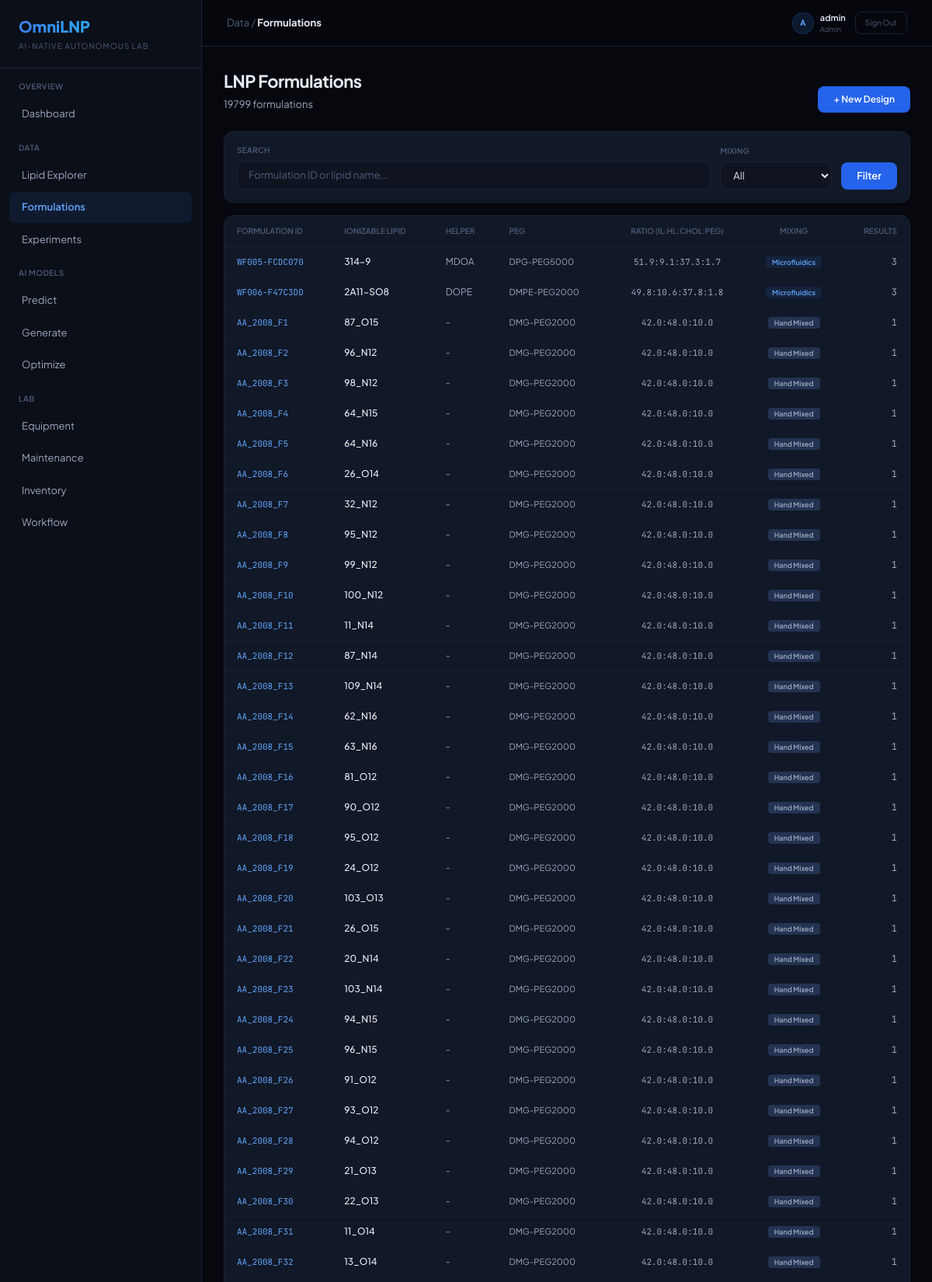
Page /formulations/ (signed in, upper part) on the committed database.
### accounts/models.py (models this page shows, shortened)
class User(AbstractUser):
    class Role(models.TextChoices):
        ADMIN = "admin", "Admin"
        RESEARCHER = "researcher", "Researcher"
        OPERATOR = "operator", "Operator"
        VIEWER = "viewer", "Viewer"
    role = models.CharField(max_length=20, choices=Role.choices, default=Role.RESEARCHER)
    organization = models.CharField(max_length=200, blank=True, default="")
    bio = models.TextField(blank=True, default="")

### formulations/models.py (models this page shows, shortened)
class LNPFormulation(models.Model):
    class MixingMethod(models.TextChoices):
        MICROFLUIDICS = "microfluidics", "Microfluidics"
        HANDMIXED = "handmixed", "Hand Mixed"
    class Source(models.TextChoices):
        LNPDB = "lnpdb", "LNPDB"
        DESIGNED = "designed", "AI Designed"
        MANUAL = "manual", "Manual"
    formulation_id = models.CharField(max_length=100, unique=True, db_index=True)
    ionizable_lipid = models.ForeignKey(
        "compounds.IonizableLipid", on_delete=models.CASCADE, related_name="formulations"
    )
    il_molratio = models.FloatField(help_text="Ionizable lipid molar ratio")
    helper_lipid = models.ForeignKey(
        "compounds.HelperLipid", on_delete=models.SET_NULL, null=True, blank=True, related_name="formulations"
    )
    hl_molratio = models.FloatField(null=True, blank=True)
    cholesterol = models.ForeignKey(
        "compounds.Cholesterol", on_delete=models.SET_NULL, null=True, blank=True, related_name="formulations"
    )
    chl_molratio = models.FloatField(null=True, blank=True)
    peg_lipid = models.ForeignKey(
        "compounds.PEGLipid", on_delete=models.SET_NULL, null=True, blank=True, related_name="formulations"
    )
    peg_molratio = models.FloatField(null=True, blank=True)
    fifth_component_name = models.CharField(max_length=200, blank=True, default="")
    fifth_component_smiles = models.TextField(blank=True, default="")
    fifth_component_molratio = models.FloatField(null=True, blank=True)
    il_to_na_massratio = models.FloatField(null=True, blank=True, help_text="IL:nucleic acid mass ratio")
    il_to_na_chargeratio = models.FloatField(null=True, blank=True, help_text="IL:nucleic acid charge ratio (N/P)")
    mixing_method = models.CharField(max_length=20, choices=MixingMethod.choices, default=MixingMethod.MICROFLUIDICS)
    aqueous_buffer = models.CharField(max_length=200, blank=True, default="")
    dialysis_buffer = models.CharField(max_length=200, blank=True, default="")
    source = models.CharField(max_length=20, choices=Source.choices, default=Source.LNPDB)
    created_at = models.DateTimeField(auto_now_add=True)
    class Meta:
        ordering = ["-created_at"]
    @property
    def composition_str(self):
        parts = [f"{self.il_molratio}"]
        if self.hl_molratio: parts.append(f"{self.hl_molratio}")
        if self.chl_molratio: parts.append(f"{self.chl_molratio}")
        if self.peg_molratio: parts.append(f"{self.peg_molratio}")
        return ":".join(parts)

### compounds/models.py (models this page shows, shortened)
class IonizableLipid(models.Model):
    class Source(models.TextChoices):
        LNPDB = "lnpdb", "LNPDB"
        LITERATURE = "literature", "Literature"
        GENERATED = "generated", "AI Generated"
        SYNTHESIZED = "synthesized", "Synthesized"
    name = models.CharField(max_length=300, db_index=True)
    smiles = models.TextField(db_index=True)
    protonated_smiles = models.TextField(blank=True, default="")
    head_group = models.ForeignKey(HeadGroup, on_delete=models.SET_NULL, null=True, blank=True, related_name="lipids")
    linker = models.ForeignKey(Linker, on_delete=models.SET_NULL, null=True, blank=True, related_name="lipids")
    tail1 = models.ForeignKey(Tail, on_delete=models.SET_NULL, null=True, blank=True, related_name="lipids_tail1")
    tail2 = models.ForeignKey(Tail, on_delete=models.SET_NULL, null=True, blank=True, related_name="lipids_tail2")
    tail3 = models.ForeignKey(Tail, on_delete=models.SET_NULL, null=True, blank=True, related_name="lipids_tail3")
    tail4 = models.ForeignKey(Tail, on_delete=models.SET_NULL, null=True, blank=True, related_name="lipids_tail4")
    molecular_weight = models.FloatField(null=True, blank=True, db_index=True)
    logp = models.FloatField(null=True, blank=True, db_index=True)
    tpsa = models.FloatField(null=True, blank=True, help_text="Topological Polar Surface Area")
    heavy_atoms = models.IntegerField(null=True, blank=True)
    rings = models.IntegerField(null=True, blank=True)
    aromatic_rings = models.IntegerField(null=True, blank=True)
    rotatable_bonds = models.IntegerField(null=True, blank=True)
    vdw_volume = models.FloatField(null=True, blank=True, help_text="van der Waals Volume")
    hbd = models.IntegerField(null=True, blank=True, help_text="H-Bond Donors")
    hba = models.IntegerField(null=True, blank=True, help_text="H-Bond Acceptors")
    molar_refractivity = models.FloatField(null=True, blank=True)
    fsp3 = models.FloatField(null=True, blank=True, help_text="Fraction sp3 Carbons")
    sp3_carbons = models.IntegerField(null=True, blank=True)
    nitrogen_count = models.IntegerField(null=True, blank=True)
    has_ester = models.BooleanField(default=False)
    has_carbonate = models.BooleanField(default=False)
    has_disulfide = models.BooleanField(default=False)
    source = models.CharField(max_length=20, choices=Source.choices, default=Source.LNPDB)
    publication_link = models.URLField(blank=True, default="")
    publication_pmid = models.CharField(max_length=20, blank=True, default="")
    created_at = models.DateTimeField(auto_now_add=True)
    class Meta:
        ordering = ["name"]
        indexes = [
            models.Index(fields=["molecular_weight", "logp"]),
            models.Index(fields=["has_ester", "has_carbonate", "has_disulfide"]),
        ]

class HelperLipid(models.Model):
    name = models.CharField(max_length=200, unique=True)
    smiles = models.TextField(blank=True, default="")
    description = models.TextField(blank=True, default="")

class PEGLipid(models.Model):
    name = models.CharField(max_length=200, unique=True)
    smiles = models.TextField(blank=True, default="")

### formulations/views.py (the view)
# urls.py: path("", views.formulation_list, name="list"),
@login_required
def formulation_list(request):
    qs = LNPFormulation.objects.select_related(
        "ionizable_lipid", "helper_lipid", "cholesterol", "peg_lipid"
    ).annotate(result_count=Count("results"))
    q = request.GET.get("q", "").strip()
    if q:
        qs = qs.filter(
            Q(formulation_id__icontains=q) |
            Q(ionizable_lipid__name__icontains=q)
        )
    mixing = request.GET.get("mixing")
    if mixing:
        qs = qs.filter(mixing_method=mixing)
    cargo = request.GET.get("cargo")
    if cargo:
        qs = qs.filter(results__experiment__cargo=cargo).distinct()
    sort = request.GET.get("sort", "-result_count")
    qs = qs.order_by(sort)
    paginator = Paginator(qs, 50)
    page = paginator.get_page(request.GET.get("page", 1))
    ctx = {"page": page, "query": q, "total": qs.count(), "sort": sort}
    if request.headers.get("HX-Request"):
        return render(request, "formulations/_table.html", ctx)
    return render(request, "formulations/list.html", ctx)

### templates/formulations/list.html (shortened to what this page needs)
{% extends "base/base.html" %}
{% block breadcrumb %}Data / <strong class="text-dark-50">Formulations</strong>{% endblock %}
{% block content %}
<div class="flex justify-between items-end mb-6">
  <div>
    <h2 class="text-[22px] font-bold tracking-tight">LNP Formulations</h2>
    <p class="text-[13px] text-dark-100 mt-1">{{ total|default:"0" }} formulations</p>
  </div>
  <a href="{% url 'formulations:designer' %}" class="px-5 py-2 bg-blue-600 hover:bg-blue-500 text-white rounded-lg text-[12px] font-semibold">+ New Design</a>
</div>
<div class="bg-dark-600 border border-dark-400 rounded-xl p-4 mb-4">
  <form method="get" class="flex flex-wrap gap-3 items-end">
    <div class="flex-1 min-w-[240px]">
      <label class="text-[10px] text-dark-200 font-semibold uppercase tracking-wide block mb-1.5">Search</label>
      <input type="text" name="q" value="{{ query }}" placeholder="Formulation ID or lipid name..."
        class="w-full bg-dark-700 border border-dark-400 rounded-lg px-3.5 py-2 text-[13px] text-dark-50 placeholder-dark-200 focus:border-blue-500 focus:outline-none">
    </div>
    <div class="w-36">
      <label class="text-[10px] text-dark-200 font-semibold uppercase tracking-wide block mb-1.5">Mixing</label>
      <select name="mixing" class="w-full bg-dark-700 border border-dark-400 rounded-lg px-3 py-2 text-[13px] text-dark-50 focus:border-blue-500 focus:outline-none">
        <option value="">All</option>
      </select>
    </div>
    <button type="submit" class="px-5 py-2 bg-blue-600 hover:bg-blue-500 text-white rounded-lg text-[13px] font-semibold">Filter</button>
  </form>
</div>
<div class="bg-dark-600 border border-dark-400 rounded-xl overflow-hidden">
  <div class="overflow-x-auto">
    <table class="w-full text-[12px]">
      <thead><tr class="border-b border-dark-400">
        <th class="text-left px-4 py-3 text-[10px] text-dark-200 uppercase font-semibold">Formulation ID</th>
        <th class="text-left px-4 py-3 text-[10px] text-dark-200 uppercase font-semibold">Ionizable Lipid</th>
        <th class="text-left px-4 py-3 text-[10px] text-dark-200 uppercase font-semibold">Helper</th>
        <th class="text-left px-4 py-3 text-[10px] text-dark-200 uppercase font-semibold">PEG</th>
        <th class="text-center px-4 py-3 text-[10px] text-dark-200 uppercase font-semibold">Ratio (IL:HL:Chol:PEG)</th>
        <th class="text-center px-4 py-3 text-[10px] text-dark-200 uppercase font-semibold">Mixing</th>
        <th class="text-right px-4 py-3 text-[10px] text-dark-200 uppercase font-semibold">Results</th>
      </tr></thead>
      <tbody>
        {% for f in page %}
        <tr class="border-b border-white/[0.03] hover:bg-blue-500/[0.03]">
          <td class="px-4 py-2.5 font-mono text-[11px] text-blue-400">{{ f.formulation_id|truncatechars:20 }}</td>
          <td class="px-4 py-2.5 font-medium">
            <a href="{% url 'compounds:detail' f.ionizable_lipid.pk %}" class="hover:text-blue-400">{{ f.ionizable_lipid.name|truncatechars:25 }}</a>
          </td>
          <td class="px-4 py-2.5 text-dark-100">{{ f.helper_lipid.name|default:"-" }}</td>
          <td class="px-4 py-2.5 text-dark-100 text-[11px]">{{ f.peg_lipid.name|default:"-"|truncatechars:15 }}</td>
          <td class="px-4 py-2.5 text-center font-mono text-[11px] text-dark-100">{{ f.composition_str }}</td>
          <td class="px-4 py-2.5 text-center">
            <span class="px-2 py-0.5 rounded text-[9px] font-semibold {% if f.mixing_method == 'microfluidics' %}bg-blue-500/10 text-blue-400{% else %}bg-dark-300 text-dark-100{% endif %}">{{ f.get_mixing_method_display }}</span>
          </td>
          <td class="px-4 py-2.5 text-right font-mono text-dark-100">{{ f.result_count }}</td>
        </tr>
        {% empty %}
        <tr><td colspan="7" class="px-4 py-8 text-center text-dark-200">No formulations found.</td></tr>
        {% endfor %}
      </tbody>
    </table>
  </div>
</div>
{% endblock %}

### templates/base/base.html (shortened to what this page needs)
<!DOCTYPE html>
<html lang="ko">
<head>
<script src="https://cdn.tailwindcss.com"></script>
</head>
<body class="bg-dark-900 text-dark-50 flex min-h-screen">
<aside class="w-[260px] bg-dark-800 border-r border-dark-400 flex flex-col fixed top-0 left-0 bottom-0 z-50 overflow-y-auto">
  <div class="px-6 py-5 border-b border-dark-400">
    <h1 class="text-xl font-extrabold bg-gradient-to-r from-blue-500 to-cyan-400 bg-clip-text text-transparent">OmniLNP</h1>
    <span class="text-[10px] text-dark-200 tracking-widest uppercase mt-1 block">AI-Native Autonomous Lab</span>
  </div>
  <nav class="flex-1 py-4 px-3">
    {% with app=request.resolver_match.app_name view=request.resolver_match.url_name %}
    <div class="text-[10px] font-semibold text-dark-200 uppercase tracking-wider px-3 mb-2">Overview</div>
    <a href="{% url 'dashboard:index' %}" class="flex items-center gap-3 px-4 py-2.5 rounded-lg text-[13px] {% if app == 'dashboard' %}bg-blue-500/10 text-blue-400 font-semibold{% else %}text-dark-100 hover:bg-dark-500{% endif %} mb-0.5">Dashboard</a>
    <div class="text-[10px] font-semibold text-dark-200 uppercase tracking-wider px-3 mb-2 mt-4">Data</div>
    <a href="{% url 'compounds:list' %}" class="flex items-center gap-3 px-4 py-2.5 rounded-lg text-[13px] {% if app == 'compounds' %}bg-blue-500/10 text-blue-400 font-semibold{% else %}text-dark-100 hover:bg-dark-500{% endif %} mb-0.5">Lipid Explorer</a>
    <a href="{% url 'formulations:list' %}" class="flex items-center gap-3 px-4 py-2.5 rounded-lg text-[13px] {% if app == 'formulations' %}bg-blue-500/10 text-blue-400 font-semibold{% else %}text-dark-100 hover:bg-dark-500{% endif %} mb-0.5">Formulations</a>
    <a href="{% url 'experiments:list' %}" class="flex items-center gap-3 px-4 py-2.5 rounded-lg text-[13px] {% if app == 'experiments' %}bg-blue-500/10 text-blue-400 font-semibold{% else %}text-dark-100 hover:bg-dark-500{% endif %} mb-0.5">Experiments</a>
    <div class="text-[10px] font-semibold text-dark-200 uppercase tracking-wider px-3 mb-2 mt-4">AI Models</div>
    <a href="{% url 'ai_models:predict' %}" class="flex items-center gap-3 px-4 py-2.5 rounded-lg text-[13px] {% if view == 'predict' %}bg-blue-500/10 text-blue-400 font-semibold{% else %}text-dark-100 hover:bg-dark-500{% endif %} mb-0.5">Predict</a>
    <a href="{% url 'ai_models:generate' %}" class="flex items-center gap-3 px-4 py-2.5 rounded-lg text-[13px] {% if view == 'generate' %}bg-blue-500/10 text-blue-400 font-semibold{% else %}text-dark-100 hover:bg-dark-500{% endif %} mb-0.5">Generate</a>
    <a href="{% url 'ai_models:optimize' %}" class="flex items-center gap-3 px-4 py-2.5 rounded-lg text-[13px] {% if view == 'optimize' %}bg-blue-500/10 text-blue-400 font-semibold{% else %}text-dark-100 hover:bg-dark-500{% endif %} mb-0.5">Optimize</a>
    <div class="text-[10px] font-semibold text-dark-200 uppercase tracking-wider px-3 mb-2 mt-4">Lab</div>
    <a href="{% url 'equipment:monitor' %}" class="flex items-center gap-3 px-4 py-2.5 rounded-lg text-[13px] {% if app == 'equipment' and view == 'monitor' %}bg-blue-500/10 text-blue-400 font-semibold{% else %}text-dark-100 hover:bg-dark-500{% endif %} mb-0.5">Equipment</a>
    <a href="{% url 'equipment:maintenance' %}" class="flex items-center gap-3 px-4 py-2.5 rounded-lg text-[13px] {% if view == 'maintenance' %}bg-blue-500/10 text-blue-400 font-semibold{% else %}text-dark-100 hover:bg-dark-500{% endif %} mb-0.5">Maintenance</a>
    <a href="{% url 'inventory:dashboard' %}" class="flex items-center gap-3 px-4 py-2.5 rounded-lg text-[13px] {% if app == 'inventory' %}bg-blue-500/10 text-blue-400 font-semibold{% else %}text-dark-100 hover:bg-dark-500{% endif %} mb-0.5">Inventory</a>
    <a href="{% url 'workflow:pipeline' %}" class="flex items-center gap-3 px-4 py-2.5 rounded-lg text-[13px] {% if app == 'workflow' %}bg-blue-500/10 text-blue-400 font-semibold{% else %}text-dark-100 hover:bg-dark-500{% endif %} mb-0.5">Workflow</a>
    {% endwith %}
  </nav>
</aside>
<div class="ml-[260px] flex-1 min-h-screen">
  <div class="h-[60px] border-b border-dark-400 flex items-center justify-between px-8 bg-dark-900/80 backdrop-blur-xl sticky top-0 z-40">
    <span class="text-[13px] text-dark-200">{% block breadcrumb %}Dashboard{% endblock %}</span>
    {% if user.is_authenticated %}
    <div class="flex items-center gap-3">
      <div class="flex items-center gap-2">
        <div class="w-7 h-7 rounded-full bg-blue-500/15 border border-blue-500/20 flex items-center justify-center text-[10px] font-bold text-blue-400">{{ user.username|make_list|first|upper }}</div>
        <div>
          <div class="text-[11px] font-semibold text-dark-50">{{ user.username }}</div>
          <div class="text-[9px] text-dark-200">{{ user.get_role_display|default:"Researcher" }}</div>
        </div>
      </div>
      <a href="{% url 'accounts:logout' %}" class="px-3 py-1.5 border border-dark-400 hover:border-dark-300 rounded-lg text-[10px] text-dark-200 hover:text-dark-100 transition">Sign Out</a>
    </div>
    {% endif %}
  </div>
  <main class="p-7">{% block content %}{% endblock %}</main>
</div>
</body>
</html>

### templates/base/base.html (style rules this page uses)
body { font-family: 'Plus Jakarta Sans', sans-serif; }

### rows in the picture
User: username|make_list "A", username "admin", role "Admin"
LNPFormulation: formulation_id "AA_2008_F1", ionizable_lipid.name "87_O15", helper_lipid.name "-", peg_lipid.name "DMG-PEG2000", composition_str "42.0:48.0:10.0", mixing_method "Hand Mixed", result_count "1"
LNPFormulation: formulation_id "AA_2008_F2", ionizable_lipid.name "96_N12", helper_lipid.name "-", peg_lipid.name "DMG-PEG2000", composition_str "42.0:48.0:10.0", mixing_method "Hand Mixed", result_count "1"
LNPFormulation: formulation_id "AA_2008_F3", ionizable_lipid.name "98_N12", helper_lipid.name "-", peg_lipid.name "DMG-PEG2000", composition_str "42.0:48.0:10.0", mixing_method "Hand Mixed", result_count "1"
LNPFormulation: formulation_id "AA_2008_F4", ionizable_lipid.name "64_N15", helper_lipid.name "-", peg_lipid.name "DMG-PEG2000", composition_str "42.0:48.0:10.0", mixing_method "Hand Mixed", result_count "1"
LNPFormulation: formulation_id "AA_2008_F5", ionizable_lipid.name "64_N16", helper_lipid.name "-", peg_lipid.name "DMG-PEG2000", composition_str "42.0:48.0:10.0", mixing_method "Hand Mixed", result_count "1"
LNPFormulation: formulation_id "AA_2008_F6", ionizable_lipid.name "26_O14", helper_lipid.name "-", peg_lipid.name "DMG-PEG2000", composition_str "42.0:48.0:10.0", mixing_method "Hand Mixed", result_count "1"
LNPFormulation: formulation_id "AA_2008_F7", ionizable_lipid.name "32_N12", helper_lipid.name "-", peg_lipid.name "DMG-PEG2000", composition_str "42.0:48.0:10.0", mixing_method "Hand Mixed", result_count "1"
LNPFormulation: formulation_id "AA_2008_F8", ionizable_lipid.name "95_N12", helper_lipid.name "-", peg_lipid.name "DMG-PEG2000", composition_str "42.0:48.0:10.0", mixing_method "Hand Mixed", result_count "1"
LNPFormulation: formulation_id "AA_2008_F9", ionizable_lipid.name "99_N12", helper_lipid.name "-", peg_lipid.name "DMG-PEG2000", composition_str "42.0:48.0:10.0", mixing_method "Hand Mixed", result_count "1"
LNPFormulation: formulation_id "AA_2008_F10", ionizable_lipid.name "100_N12", helper_lipid.name "-", peg_lipid.name "DMG-PEG2000", composition_str "42.0:48.0:10.0", mixing_method "Hand Mixed", result_count "1"
LNPFormulation: formulation_id "AA_2008_F11", ionizable_lipid.name "11_N14", helper_lipid.name "-", peg_lipid.name "DMG-PEG2000", composition_str "42.0:48.0:10.0", mixing_method "Hand Mixed", result_count "1"
LNPFormulation: formulation_id "AA_2008_F12", ionizable_lipid.name "87_N14", helper_lipid.name "-", peg_lipid.name "DMG-PEG2000", composition_str "42.0:48.0:10.0", mixing_method "Hand Mixed", result_count "1"
LNPFormulation: formulation_id "AA_2008_F13", ionizable_lipid.name "109_N14", helper_lipid.name "-", peg_lipid.name "DMG-PEG2000", composition_str "42.0:48.0:10.0", mixing_method "Hand Mixed", result_count "1"
LNPFormulation: formulation_id "AA_2008_F14", ionizable_lipid.name "62_N16", helper_lipid.name "-", peg_lipid.name "DMG-PEG2000", composition_str "42.0:48.0:10.0", mixing_method "Hand Mixed", result_count "1"
LNPFormulation: formulation_id "AA_2008_F15", ionizable_lipid.name "63_N16", helper_lipid.name "-", peg_lipid.name "DMG-PEG2000", composition_str "42.0:48.0:10.0", mixing_method "Hand Mixed", result_count "1"
LNPFormulation: formulation_id "AA_2008_F16", ionizable_lipid.name "81_O12", helper_lipid.name "-", peg_lipid.name "DMG-PEG2000", composition_str "42.0:48.0:10.0", mixing_method "Hand Mixed", result_count "1"
LNPFormulation: formulation_id "AA_2008_F17", ionizable_lipid.name "90_O12", helper_lipid.name "-", peg_lipid.name "DMG-PEG2000", composition_str "42.0:48.0:10.0", mixing_method "Hand Mixed", result_count "1"
LNPFormulation: formulation_id "AA_2008_F18", ionizable_lipid.name "95_O12", helper_lipid.name "-", peg_lipid.name "DMG-PEG2000", composition_str "42.0:48.0:10.0", mixing_method "Hand Mixed", result_count "1"
LNPFormulation: formulation_id "AA_2008_F19", ionizable_lipid.name "24_O12", helper_lipid.name "-", peg_lipid.name "DMG-PEG2000", composition_str "42.0:48.0:10.0", mixing_method "Hand Mixed", result_count "1"
LNPFormulation: formulation_id "AA_2008_F20", ionizable_lipid.name "103_O13", helper_lipid.name "-", peg_lipid.name "DMG-PEG2000", composition_str "42.0:48.0:10.0", mixing_method "Hand Mixed", result_count "1"
LNPFormulation: formulation_id "AA_2008_F21", ionizable_lipid.name "26_O15", helper_lipid.name "-", peg_lipid.name "DMG-PEG2000", composition_str "42.0:48.0:10.0", mixing_method "Hand Mixed", result_count "1"
LNPFormulation: formulation_id "AA_2008_F22", ionizable_lipid.name "20_N14", helper_lipid.name "-", peg_lipid.name "DMG-PEG2000", composition_str "42.0:48.0:10.0", mixing_method "Hand Mixed", result_count "1"
LNPFormulation: formulation_id "AA_2008_F23", ionizable_lipid.name "103_N14", helper_lipid.name "-", peg_lipid.name "DMG-PEG2000", composition_str "42.0:48.0:10.0", mixing_method "Hand Mixed", result_count "1"
LNPFormulation: formulation_id "AA_2008_F24", ionizable_lipid.name "94_N15", helper_lipid.name "-", peg_lipid.name "DMG-PEG2000", composition_str "42.0:48.0:10.0", mixing_method "Hand Mixed", result_count "1"
LNPFormulation: formulation_id "AA_2008_F25", ionizable_lipid.name "96_N15", helper_lipid.name "-", peg_lipid.name "DMG-PEG2000", composition_str "42.0:48.0:10.0", mixing_method "Hand Mixed", result_count "1"
LNPFormulation: formulation_id "AA_2008_F26", ionizable_lipid.name "91_O12", helper_lipid.name "-", peg_lipid.name "DMG-PEG2000", composition_str "42.0:48.0:10.0", mixing_method "Hand Mixed", result_count "1"
LNPFormulation: formulation_id "AA_2008_F27", ionizable_lipid.name "93_O12", helper_lipid.name "-", peg_lipid.name "DMG-PEG2000", composition_str "42.0:48.0:10.0", mixing_method "Hand Mixed", result_count "1"
LNPFormulation: formulation_id "AA_2008_F28", ionizable_lipid.name "94_O12", helper_lipid.name "-", peg_lipid.name "DMG-PEG2000", composition_str "42.0:48.0:10.0", mixing_method "Hand Mixed", result_count "1"
LNPFormulation: formulation_id "AA_2008_F29", ionizable_lipid.name "21_O13", helper_lipid.name "-", peg_lipid.name "DMG-PEG2000", composition_str "42.0:48.0:10.0", mixing_method "Hand Mixed", result_count "1"
LNPFormulation: formulation_id "AA_2008_F30", ionizable_lipid.name "22_O13", helper_lipid.name "-", peg_lipid.name "DMG-PEG2000", composition_str "42.0:48.0:10.0", mixing_method "Hand Mixed", result_count "1"
LNPFormulation: formulation_id "AA_2008_F31", ionizable_lipid.name "11_O14", helper_lipid.name "-", peg_lipid.name "DMG-PEG2000", composition_str "42.0:48.0:10.0", mixing_method "Hand Mixed", result_count "1"
LNPFormulation: formulation_id "AA_2008_F32", ionizable_lipid.name "13_O14", helper_lipid.name "-", peg_lipid.name "DMG-PEG2000", composition_str "42.0:48.0:10.0", mixing_method "Hand Mixed", result_count "1"

### other values in the picture
{{ total|default:"0" }} "19799"
